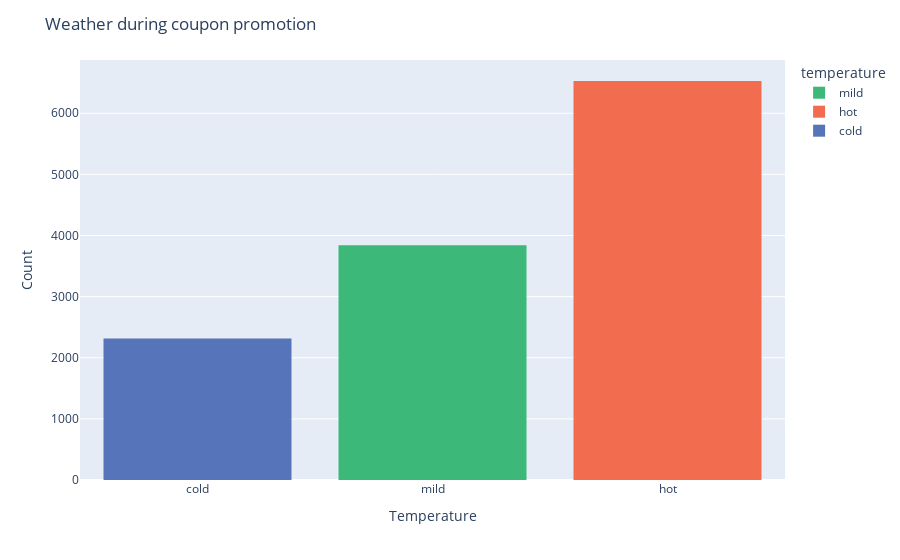

The notebook cell this image was saved under:
### Code cell
#histogram of temperatures, made prettier and using new cold, mild, hot labels
fig = px.histogram(df_filled, x='temperature', color='temperature',
                  color_discrete_map={
        'mild': '#3cb878',
        'hot': '#f26c4f',
        'cold': '#5674b9'
    })
fig.update_xaxes(categoryorder='array', categoryarray= ['cold','mild','hot'])
fig.update_layout(
    xaxis_title="Temperature",
    yaxis_title="Count",
    title="Weather during coupon promotion")
fig.show()
fig.write_image('images/couponweather.png')

### Figure 1 — Plotly figure (JSON) as saved in the notebook; plotly's stock layout.template omitted (floating-point values rounded to 4 significant figures; data arrays with more than 128 entries replaced by an {"elided": "..."} marker saying what was removed)
{"data": [{"alignmentgroup": "True", "bingroup": "x", "hovertemplate": "temperature=%{x}<br>count=%{y}<extra></extra>", "legendgroup": "mild", "marker": {"color": "#3cb878", "pattern": {"shape": ""}}, "name": "mild", "offsetgroup": "mild", "orientation": "v", "showlegend": true, "type": "histogram", "x": {"elided": "3840 str values"}, "xaxis": "x", "yaxis": "y"}, {"alignmentgroup": "True", "bingroup": "x", "hovertemplate": "temperature=%{x}<br>count=%{y}<extra></extra>", "legendgroup": "hot", "marker": {"color": "#f26c4f", "pattern": {"shape": ""}}, "name": "hot", "offsetgroup": "hot", "orientation": "v", "showlegend": true, "type": "histogram", "x": {"elided": "6528 str values"}, "xaxis": "x", "yaxis": "y"}, {"alignmentgroup": "True", "bingroup": "x", "hovertemplate": "temperature=%{x}<br>count=%{y}<extra></extra>", "legendgroup": "cold", "marker": {"color": "#5674b9", "pattern": {"shape": ""}}, "name": "cold", "offsetgroup": "cold", "orientation": "v", "showlegend": true, "type": "histogram", "x": {"elided": "2316 str values"}, "xaxis": "x", "yaxis": "y"}], "layout": {"barmode": "relative", "legend": {"title": {"text": "temperature"}, "tracegroupgap": 0}, "margin": {"t": 60}, "title": {"text": "Weather during coupon promotion"}, "xaxis": {"anchor": "y", "categoryarray": ["cold", "mild", "hot"], "categoryorder": "array", "domain": [0, 1], "title": {"text": "Temperature"}}, "yaxis": {"anchor": "x", "domain": [0, 1], "title": {"text": "Count"}}}}
